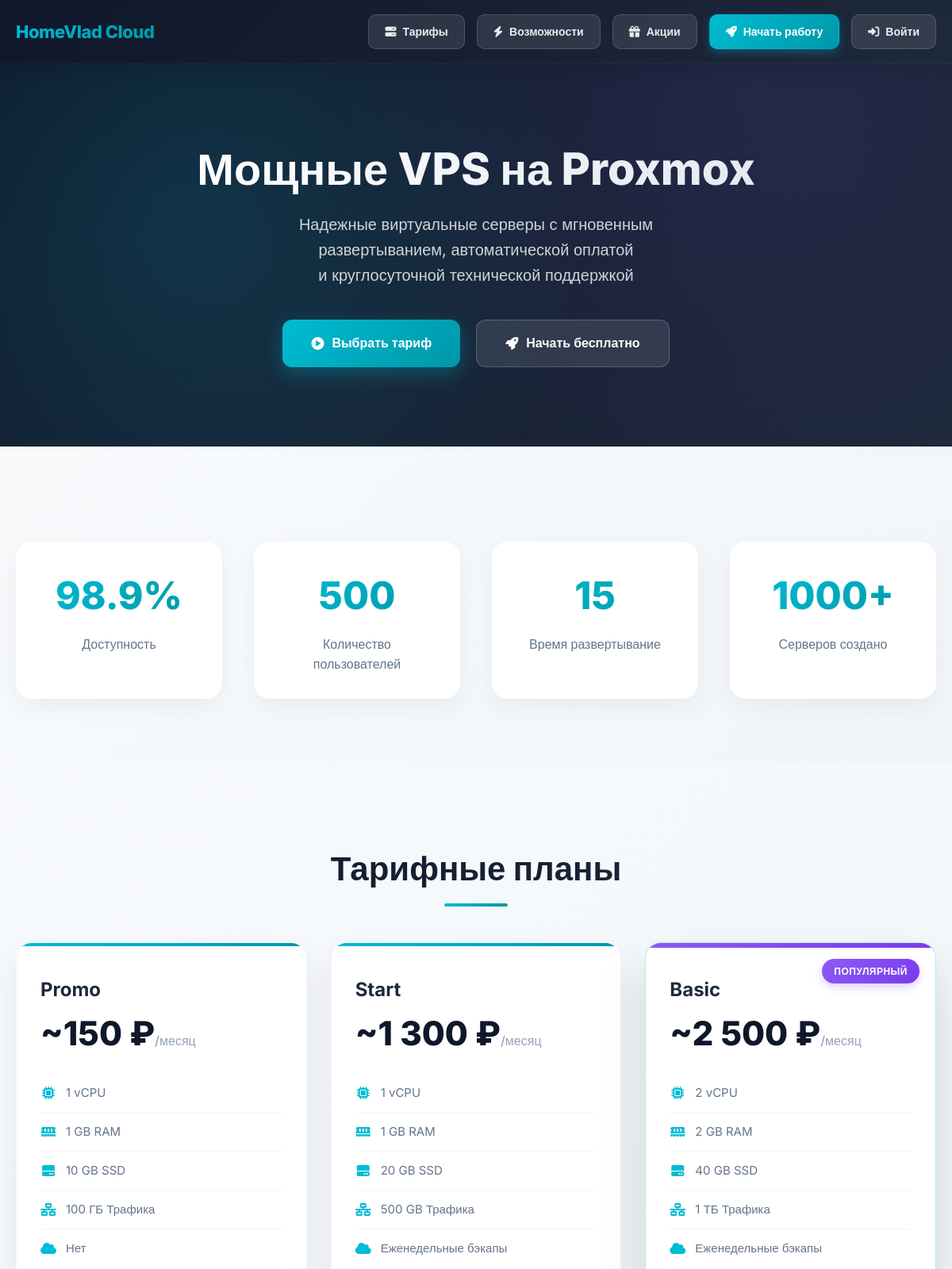
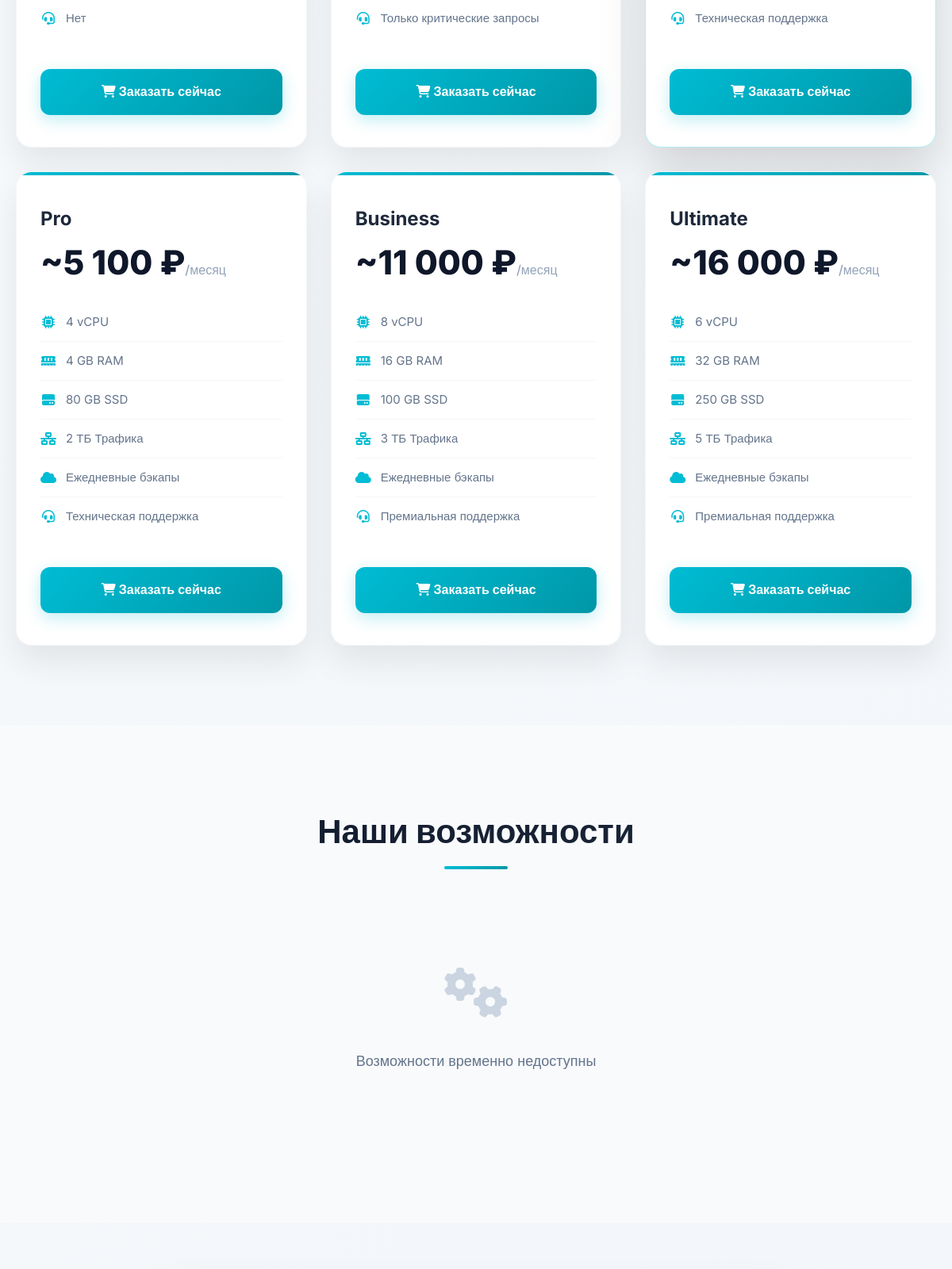
The page / (upper part) on the database its author committed (2 pictures, top to bottom).
### tables this page shows
CREATE TABLE `tariffs` (
  `id` int(11) NOT NULL,
  `name` varchar(100) NOT NULL,
  `cpu` int(11) NOT NULL,
  `ram` int(11) NOT NULL,
  `disk` int(11) NOT NULL,
  `price` decimal(10,2) NOT NULL,
  `is_active` tinyint(1) DEFAULT 1,
  `created_at` timestamp NULL DEFAULT current_timestamp(),
  `traffic` varchar(50) DEFAULT NULL,
  `backups` varchar(50) DEFAULT NULL,
  `support` varchar(50) DEFAULT NULL,
  `is_popular` tinyint(1) DEFAULT 0,
  `description` text DEFAULT NULL,
  `os_type` enum('linux','windows') NOT NULL DEFAULT 'linux' COMMENT 'Тип операционной системы: linux или windows',
  `price_per_hour_cpu` decimal(10,4) DEFAULT 0.0000,
  `price_per_hour_ram` decimal(10,4) DEFAULT 0.0000,
  `price_per_hour_disk` decimal(10,4) DEFAULT 0.0000,
  `is_custom` tinyint(1) DEFAULT 0 COMMENT 'Является ли тариф кастомным (с почасовой оплатой)',
  `vm_type` enum('qemu','lxc') NOT NULL DEFAULT 'qemu' COMMENT 'Для какого типа VM предназначен тариф'
);

### index.php (the view, shortened to what this page needs)
<?php
$db = new Database();
$pdo = $db->getConnection();
$tariffs = [];
try {
    $stmt = $pdo->query("SELECT * FROM tariffs WHERE is_active = 1 AND is_custom = 0 AND vm_type = 'qemu' ORDER BY price ASC");
    $tariffs = $stmt->fetchAll(PDO::FETCH_ASSOC);
} catch (PDOException $e) {
    error_log("Database error: " . $e->getMessage());
}
$features = [];
try {
    $stmt = $pdo->query("SELECT * FROM features WHERE is_active = 1 ORDER BY id ASC LIMIT 6");
    $features = $stmt->fetchAll(PDO::FETCH_ASSOC);
} catch (PDOException $e) {
    error_log("Database error: " . $e->getMessage());
}
$stats = [
    'servers' => 1000,
    'users' => 500,
    'uptime' => 98.9,
    'response_time' => 15
];
?>
<!DOCTYPE html>
<html lang="ru">
<head>
    <link rel="stylesheet" href="https://cdnjs.cloudflare.com/ajax/libs/font-awesome/6.4.0/css/all.min.css">
</head>
<body>
    <header class="modern-header">
        <div class="container">
            <div class="header-content">
                <a href="/" class="logo">
                    <span class="logo-text">HomeVlad Cloud</span>
                </a>
                <div class="nav-links">
                    <a href="#tariffs" class="nav-btn nav-btn-secondary">
                        <i class="fas fa-server"></i> Тарифы
                    </a>
                    <a href="#features" class="nav-btn nav-btn-secondary">
                        <i class="fas fa-bolt"></i> Возможности
                    </a>
                    <a href="#promo" class="nav-btn nav-btn-secondary">
                        <i class="fas fa-gift"></i> Акции
                    </a>
                    <?php if (isset($_SESSION['user'])): ?>
                        <a href="/templates/dashboard.php" class="nav-btn nav-btn-primary">
                            <i class="fas fa-user-circle"></i> Личный кабинет
                        </a>
                    <?php else: ?>
                        <a href="/login/register.php" class="nav-btn nav-btn-primary">
                            <i class="fas fa-rocket"></i> Начать работу
                        </a>
                        <a href="/login/login.php" class="nav-btn nav-btn-secondary">
                            <i class="fas fa-sign-in-alt"></i> Войти
                        </a>
                    <?php endif; ?>
                </div>
            </div>
        </div>
    </header>
    <section class="hero-section">
        <div class="container">
            <div class="hero-content fade-in">
                <h1 class="hero-title">Мощные VPS на Proxmox</h1>
                <p class="hero-subtitle">
                    Надежные виртуальные серверы с мгновенным развертыванием, автоматической оплатой<br>
                    и круглосуточной технической поддержкой
                </p>
                <div class="hero-actions">
                    <a href="#tariffs" class="btn-main float-animation">
                        <i class="fas fa-play-circle"></i> Выбрать тариф
                    </a>
                    <a href="/login/register.php" class="btn-secondary">
                        <i class="fas fa-rocket"></i> Начать бесплатно
                    </a>
                </div>
            </div>
        </div>
    </section>
    <section class="info-section">
        <div class="container">
            <div class="info-grid">
                <div class="info-card fade-in" style="animation-delay: 0.1s">
                    <div class="info-number"><?= $stats['uptime'] ?>%</div>
                    <div class="info-label">Доступность</div>
                </div>
                <div class="info-card fade-in" style="animation-delay: 0.2s">
                    <div class="info-number"><?= $stats['users'] ?></div>
                    <div class="info-label">Количество пользователей</div>
                </div>
                <div class="info-card fade-in" style="animation-delay: 0.3s">
                    <div class="info-number"><?= $stats['response_time'] ?></div>
                    <div class="info-label">Время развертывание</div>
                </div>
                <div class="info-card fade-in" style="animation-delay: 0.4s">
                    <div class="info-number"><?= $stats['servers'] ?>+</div>
                    <div class="info-label">Серверов создано</div>
                </div>
            </div>
        </div>
    </section>
    <section id="tariffs" class="section">
        <div class="container">
            <h2 class="section-title fade-in">Тарифные планы</h2>
            <div class="tariffs-grid">
                <?php if (empty($tariffs)): ?>
                    <div class="empty-state fade-in">
                        <div class="empty-icon">
                            <i class="fas fa-cloud"></i>
                        </div>
                        <p class="empty-text">В данный момент нет доступных тарифов</p>
                        <a href="/login/register.php" class="btn-main">
                            <i class="fas fa-envelope"></i> Связаться для настройки
                        </a>
                    </div>
                <?php else: ?>
                    <?php foreach ($tariffs as $index => $tariff): ?>
                        <div class="tariff-card <?= $tariff['is_popular'] ? 'popular' : '' ?> fade-in" style="animation-delay: <?= ($index + 1) * 0.1 ?>s">
                            <?php if ($tariff['is_popular']): ?>
                                <div class="popular-badge">Популярный</div>
                            <?php endif; ?>
                            <h3 class="tariff-name"><?= htmlspecialchars($tariff['name']) ?></h3>
                            <div class="tariff-price">~<?= number_format($tariff['price'], 0, '', ' ') ?> ₽<span>/месяц</span></div>
                            <ul class="tariff-features">
                                <li><i class="fas fa-microchip"></i> <?= $tariff['cpu'] ?> vCPU</li>
                                <li><i class="fas fa-memory"></i> <?= ($tariff['ram'] / 1024) ?> GB RAM</li>
                                <li><i class="fas fa-hdd"></i> <?= $tariff['disk'] ?> GB SSD</li>
                                <?php if (!empty($tariff['traffic'])): ?>
                                    <li><i class="fas fa-network-wired"></i> <?= $tariff['traffic'] ?> Трафика</li>
                                <?php endif; ?>
                                <?php if (!empty($tariff['backups'])): ?>
                                    <li><i class="fas fa-cloud"></i> <?= $tariff['backups'] ?></li>
                                <?php endif; ?>
                                <?php if (!empty($tariff['support'])): ?>
                                    <li><i class="fas fa-headset"></i> <?= $tariff['support'] ?></li>
                                <?php endif; ?>
                            </ul>
                            <a href="/login/register.php?tariff_id=<?= $tariff['id'] ?>" class="btn-tariff">
                                <i class="fas fa-shopping-cart"></i> Заказать сейчас
                            </a>
                        </div>
                    <?php endforeach; ?>
                <?php endif; ?>
            </div>
        </div>
    </section>
    <section id="features" class="section" style="background: #f8fafc;">
        <div class="container">
            <h2 class="section-title fade-in">Наши возможности</h2>
            <div class="features-grid">
                <?php if (empty($features)): ?>
                    <div class="empty-state fade-in">
                        <div class="empty-icon">
                            <i class="fas fa-cogs"></i>
                        </div>
                        <p class="empty-text">Возможности временно недоступны</p>
                    </div>
                <?php endif; ?>
            </div>
        </div>
    </section>
    <section class="section" style="padding: 60px 0;">
    </section>
</body>
</html>

### rows shown on the page
tariffs: name "Promo", price "150", cpu "1", $tariff['ram']/1024 "1", disk "10", traffic "100 ГБ", backups "Нет", support "Нет"
tariffs: name "Start", price "1 300", cpu "1", $tariff['ram']/1024 "1", disk "20", traffic "500 GB", backups "Еженедельные бэкапы", support "Только критические запросы"
tariffs: is_popular "ПОПУЛЯРНЫЙ", name "Basic", price "2 500", cpu "2", $tariff['ram']/1024 "2", disk "40", traffic "1 ТБ", backups "Еженедельные бэкапы", support "Техническая поддержка"
tariffs: name "Pro", price "5 100", cpu "4", $tariff['ram']/1024 "4", disk "80", traffic "2 ТБ", backups "Ежедневные бэкапы", support "Техническая поддержка"
tariffs: name "Business", price "11 000", cpu "8", $tariff['ram']/1024 "16", disk "100", traffic "3 ТБ", backups "Ежедневные бэкапы", support "Премиальная поддержка"
tariffs: name "Ultimate", price "16 000", cpu "6", $tariff['ram']/1024 "32", disk "250", traffic "5 ТБ", backups "Ежедневные бэкапы", support "Премиальная поддержка"
